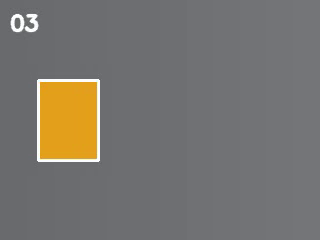
#> input picture frame 3 of lessons/python/素材/synth_cube.mp4, 320 x 240 px
$ python 8.1-scan.py
#> lines starting #> are read from the running program, lines starting #| are printed output that depends on the picture; after the words box and inside, x2 and y2 are one past the last pixel; in counts of white or black regions, pixels touching at a corner belong together
# 扫描视频元数据与目标重心，为参数表提供依据。
# 只用颜色掩码与最大轮廓，不做跟踪，也不写结果文件。
from pathlib import Path

import cv2
import numpy as np


SOURCE = Path("素材/synth_cube.mp4")
LOWER = np.array([5, 100, 100])
UPPER = np.array([35, 255, 255])
KERNEL = np.ones((3, 3), np.uint8)
LINE = 180.0

cap = cv2.VideoCapture(str(SOURCE))
if not cap.isOpened():
    raise SystemExit("cannot open video: %s" % SOURCE)
frames = int(cap.get(cv2.CAP_PROP_FRAME_COUNT))
width = int(cap.get(cv2.CAP_PROP_FRAME_WIDTH))
height = int(cap.get(cv2.CAP_PROP_FRAME_HEIGHT))
fps = cap.get(cv2.CAP_PROP_FPS)

centers = []
areas = []
index = 0
while True:
    ok, frame = cap.read()
#> frame is the input picture: shape (240, 320, 3); mean B, G, R 111.5, 116.3, 119.2
    if not ok:
        break
    hsv = cv2.cvtColor(frame, cv2.COLOR_BGR2HSV)
#> hsv: shape (240, 320, 3); mean H, S, V 107.2, 21.3, 123
    mask = cv2.inRange(hsv, LOWER, UPPER)
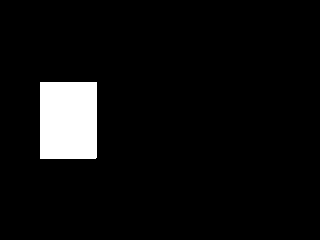
#> mask: shape (240, 320); 5.7% white; 1 white region, box (x1, y1, x2, y2) and area: (40, 82, 97, 159) 4388
    mask = cv2.morphologyEx(mask, cv2.MORPH_OPEN, KERNEL)
    contours, _ = cv2.findContours(mask, cv2.RETR_EXTERNAL,
                                   cv2.CHAIN_APPROX_SIMPLE)
#> contours = 1 item
    if contours:
        contour = max(contours, key=cv2.contourArea)
#> contour = [[40, 82], [40, 158], [95, 158], [96, 157], [96, 82]]
        moments = cv2.moments(contour)
#> moments = moments, m00 4255.5, centre m10/m00, m01/m00 = (68, 120)
        if moments["m00"]:
            cx = moments["m10"] / moments["m00"]
#> cx = 68
            cy = moments["m01"] / moments["m00"]
#> cy = 120
            centers.append((index, cx, cy))
            areas.append(cv2.contourArea(contour))
    index += 1
cap.release()

if not centers:
    raise SystemExit("no target found in %s" % SOURCE)
crossings = [now[0] for now, before in zip(centers[1:], centers[:-1])
             if before[1] < LINE <= now[1]]
print("frames:", frames)
print("size: %dx%d" % (width, height))
print("fps:", fps)
print("first center: (%.1f, %.1f)" % centers[0][1:])
print("last center: (%.1f, %.1f)" % centers[-1][1:])
print("area: %.0f..%.0f" % (min(areas), max(areas)))
if crossings:
    print("line %.1f: %d crossing at frame %d"
          % (LINE, len(crossings), crossings[0]))
else:
    print("line %.1f: 0 crossings" % LINE)

$ run again, starting later in the video
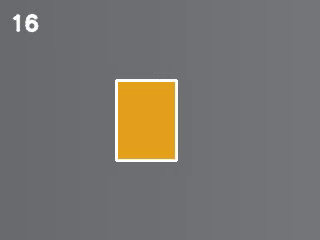
#> input picture frame 16 of lessons/python/素材/synth_cube.mp4, 320 x 240 px
#> frame is the input picture: shape (240, 320, 3); mean B, G, R 111.3, 116.1, 119
#> hsv: shape (240, 320, 3); mean H, S, V 106.8, 21.3, 122.7
#> `mask = cv2.inRange(hsv, LOWER, UPPER)`:
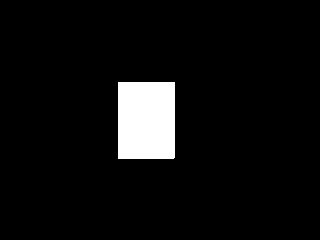
#> mask: shape (240, 320); 5.7% white; 1 white region, box (x1, y1, x2, y2) and area: (118, 82, 175, 159) 4388
#> contours = 1 item
#> contour = [[118, 82], [118, 158], [173, 158], [174, 157], [174, 82]]
#> moments = moments, m00 4255.5, centre m10/m00, m01/m00 = (146, 120)
#> cx = 146
#> cy = 120

$ run again, starting later in the video
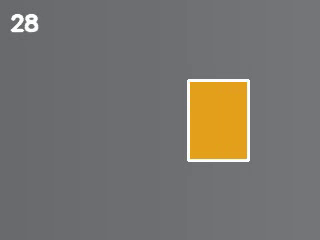
#> input picture frame 28 of lessons/python/素材/synth_cube.mp4, 320 x 240 px
#> frame is the input picture: shape (240, 320, 3); mean B, G, R 111.2, 116, 118.9
#> hsv: shape (240, 320, 3); mean H, S, V 107.1, 21.3, 122.7
#> `mask = cv2.inRange(hsv, LOWER, UPPER)`:
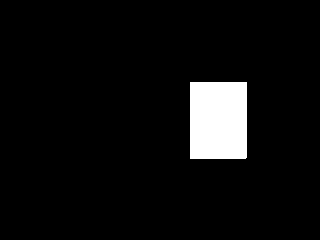
#> mask: shape (240, 320); 5.7% white; 1 white region, box (x1, y1, x2, y2) and area: (190, 82, 247, 159) 4388
#> contours = 1 item
#> contour = [[190, 82], [190, 158], [245, 158], [246, 157], [246, 82]]
#> moments = moments, m00 4255.5, centre m10/m00, m01/m00 = (218, 120)
#> cx = 218
#> cy = 120
#> crossings = []
#| first center: (218.0, 120.0)
#| last center: (260.0, 120.0)
#| area: 4256..4256
